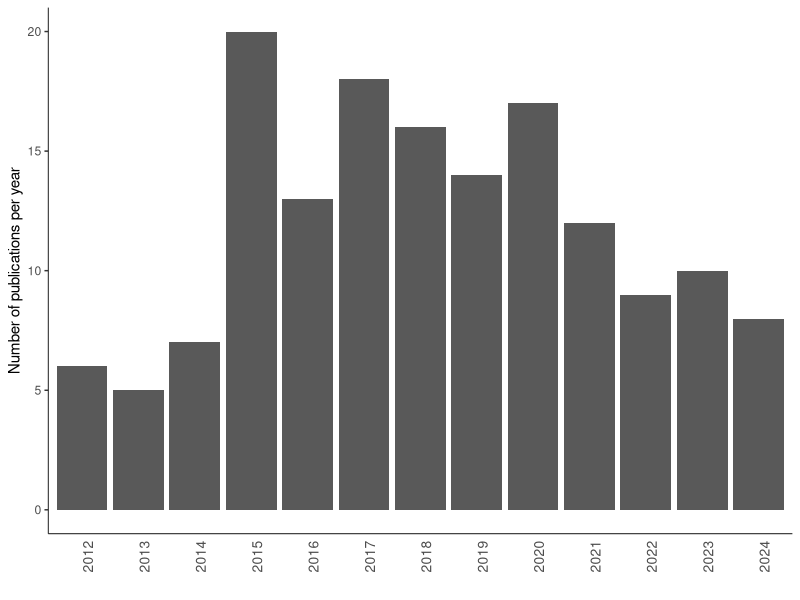

The R source for this figure:
##################################################
## Project: DGRPool
## Script purpose: Pubmed barplot
## Version: 1.0.0
## Date Created: 2023 Mar 03
## Date Modified: 2024 Jul 17
## Author: Vincent Gardeux (vincent.gardeux@epfl.ch)
##################################################

# Libraries
suppressPackageStartupMessages(library(data.table))
suppressPackageStartupMessages(library(ggplot2))

# Read Pubmed file
data.pubmed <- fread("PubMed_Timeline_Results_by_Year.csv", sep = ",", header = T, data.table = F)
	
# Plot
p <- ggplot(data.pubmed, aes(x = as.character(Year), y = Count)) + geom_col() + ylab("Number of publications per year") + xlab("") + theme(axis.line.y = element_line(linewidth = 0.3, colour = "black"), axis.line.x = element_line(linewidth = 0.3, colour = "black"), panel.grid.major = element_blank(), panel.grid.minor = element_blank(), panel.background = element_blank(), axis.ticks.x = element_blank(), axis.text.x = element_text(angle = 90, size = 10))
ggsave(plot = p, filename = "Pubmed.plot.pdf", width = 3, height = 5)
